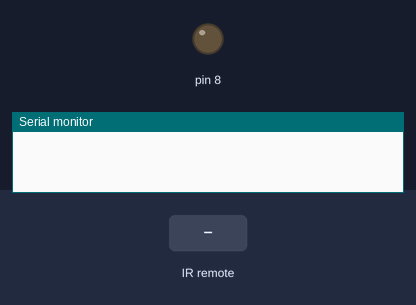
A sketch run on a simulated Arduino Uno, built with avr-gcc and run on an emulated ATmega328P. Shown: output pins drawn as LEDs (lit = HIGH), the last lines printed to the serial monitor. The test bench sets the inputs (shaded band).

Above: at 1.2 s.
1.3 s: infrared code 0xFFA25D received
At 1.9 s:
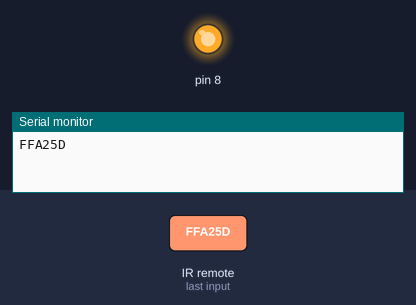
Timing chart, 0 to 4.3 s (numbered marks = the images above; inputs shaded):
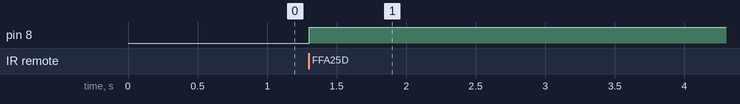

Measured:
- after the input at 1.3 s, pin 8: LOW → HIGH at once

The sketch:

IRrecvDemodraft.ino
```cpp
// (licence header left out)
#include <IRremote.h>

int RECV_PIN = 11;
int ledState=LOW;

IRrecv irrecv(RECV_PIN);

decode_results results;

void setup()
{
  Serial.begin(9600);
  pinMode(8,OUTPUT);
  irrecv.enableIRIn(); // Start the receiver
}

void loop()
{
  if (irrecv.decode(&results))
  {
    Serial.println(results.value,HEX);
    if(results.value==0xFFA25D)//display 90 on the monitor
    {
      if(ledState==LOW)
      {
        ledState=HIGH;
      }
      else
      {
        ledState=LOW;
      }
      digitalWrite(8,ledState);
    }
    irrecv.resume(); // Receive the next value
  }
  delay(100);

}
```
